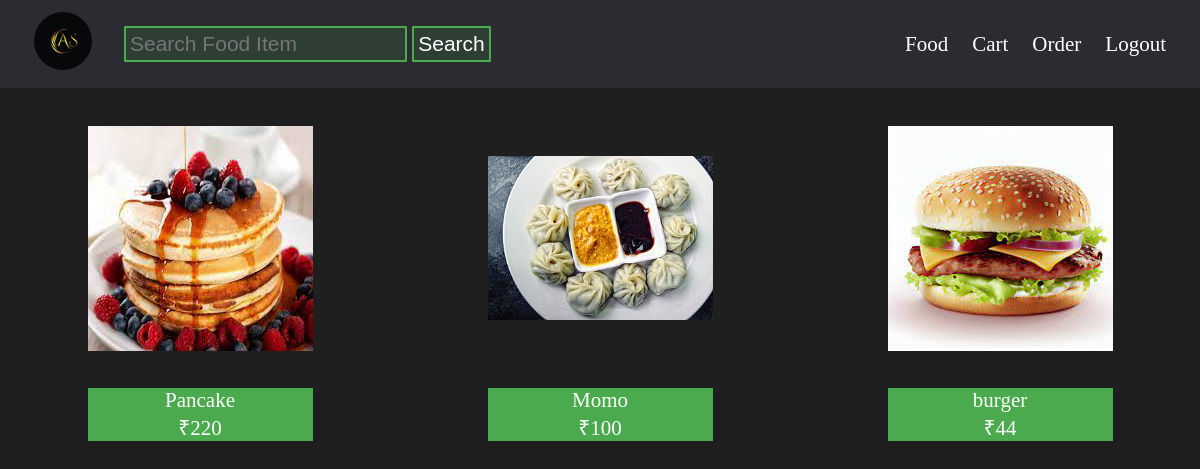
Page /index.php?hotel_ID=1 (signed in) on the committed database.
### tables this page shows
CREATE TABLE `menuitems` (
  `MenuItemID` int(11) NOT NULL,
  `RestaurantID` int(11) DEFAULT NULL,
  `Name` varchar(100) DEFAULT NULL,
  `Description` text DEFAULT NULL,
  `Price` int(10) DEFAULT NULL
);

### index.php (the view, shortened to what this page needs)
<!DOCTYPE html>
<html lang="en">
<head>
    <link rel="stylesheet" href="style.css">
    <link rel="stylesheet" href="utiliti.css">
</head>
<body>
    <?php
    include('partials/nev.php');
    ?>
    <?php
    if (isset($_GET['hotel_ID'])) {
        $hotelID = $_GET['hotel_ID'];
        $sql = "SELECT * FROM `menuitems` WHERE `RestaurantID` = '$hotelID'";
        $result = mysqli_query($conn, $sql);
        $showItems = true;
    }
    if ($showItems) {
        echo '<div class="gride">';
        while ($row = mysqli_fetch_assoc($result)) {
            echo '
            <div class="foodContainer">
                <div>
                    <a href="#" class="linkss" onclick="addToCart(' . $row['MenuItemID'] . ')">
                        <div class="food_box">
                            <img class="food_img" src="img/hotels/' . $row['RestaurantID'] . '/' . $row['Name'] . '.jpg" alt="Food">
                        </div>
                        <div class="food_txt">
                            <p>' . $row['Name'] . '<br>₹' . $row['Price'] . '</p>
                        </div>
                    </a>
                </div>
            </div>
        ';
        }
    }
    ?>
    </div>
</body>
</html>

### partials/nev.php (shortened to what this page needs)
<div>
    <nev class="nev">
        <div class="nevLeft">
            <a href="home.php">
                <img class="logo" src="img/logo.jpg" alt="Logo">
            </a>
            <form action="search.php" class="searchBar">
                <input type="text" placeholder="Search Food Item" name="serchBar">
                <input type="submit" name="btn1" value="Search">
            </form>
        </div>
        <div class="nevRight">
            <ul>
                <li><a href="ufood.php" class="linkss">Food</a></li>
                <li><a href="cart.php" class="linkss">Cart</a></li>
                <li><a href="uorder.php" class="linkss">Order</a></li>
                <li><a href="logout.php" class="linkss">Logout</a></li>
            </ul>
        </div>
    </nev>
</div>

### style.css (style rules this page uses)
.nev { display: flex; align-items: center; background: rgb(42, 44, 49); padding: 12px; color: RGB(74 170 77); }
.nevLeft { display: flex; justify-content: center; align-items: center; margin-left: 22px; }
.logo { width: 58px; border-radius: 50px; }
.searchBar { margin: 0 32px; color: white; }
.searchBar input { background-color: rgb(74 170 77 / 15%); padding: 4px; border: 2px solid rgb(74 170 77); border-radius: 1px; }
.nevRight { position: absolute; right: 22px; }
.nevRight ul { display: flex; align-items: center; font-size: 22px; list-style-type: none; }
.nevRight ul li { padding: 0 12px; }
.gride { display: grid; justify-content: space-around; grid-template-columns: auto auto auto; }
.food_box { display: flex; align-items: center; justify-content: center; margin: 22px 0; }
.food_img { width: 225px; height: 256px; object-fit: scale-down; }
.food_txt { text-align: center; background-color: rgb(74 170 77); width: 225px; }
.linkss { text-decoration: none; }

### Utiliti.css (style rules this page uses)
* { margin: 0; padding: 0; color: #ffff; font-size: 21px; }
body { background-color: rgb(32, 31, 31); }

### rows in the picture
menuitems: Name (picture), Name "Pancake", Price "220"
menuitems: Name (picture), Name "Momo", Price "100"
menuitems: Name (picture), Name "burger", Price "44"
